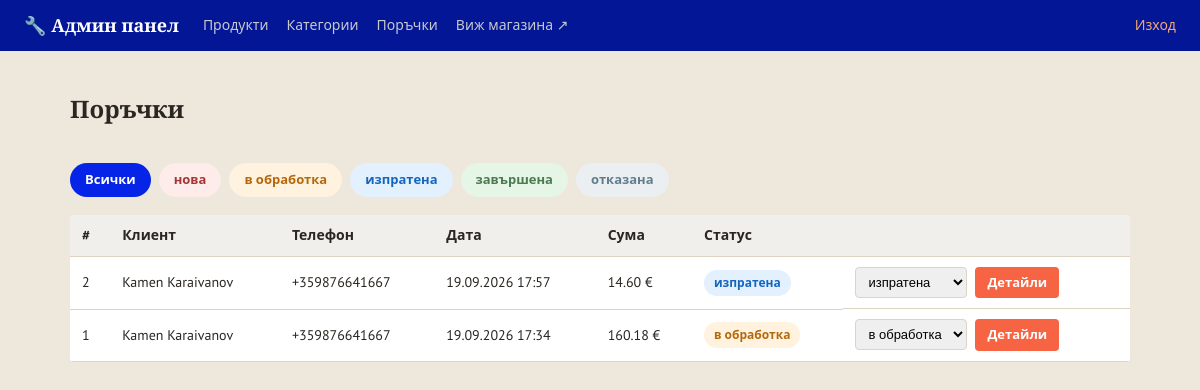
The page /admin/orders (signed in) on the database as committed earlier.
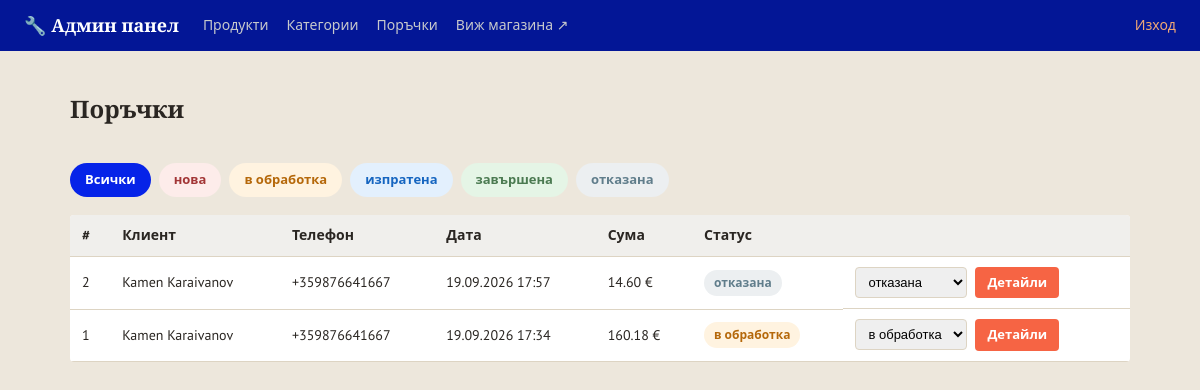
The same page on the database as committed later.
### models.py (models this page shows)
class Order(db.Model):
    __tablename__ = 'orders'
    STATUSES = ['нова', 'в обработка', 'изпратена', 'завършена', 'отказана']
    id = db.Column(db.Integer, primary_key=True)
    customer_name = db.Column(db.String(150), nullable=False)
    phone = db.Column(db.String(50), nullable=False)
    address = db.Column(db.String(300), nullable=False)
    email = db.Column(db.String(150), default='')
    total = db.Column(db.Float, nullable=False)
    status = db.Column(db.String(30), default='нова', nullable=False)
    created_at = db.Column(db.DateTime, default=datetime.utcnow)
    items = db.relationship('OrderItem', backref='order', lazy=True)

### app.py (the view)
@app.route('/admin/orders')
@admin_required
def admin_orders():
    orders, sort, status_filter = selected_orders()
    return render_template('admin/orders.html', orders=orders,
                           statuses=Order.STATUSES, status_filter=status_filter,
                           sort=sort, sort_options=ORDER_SORTS)

### app.py (called while the page is built)
@app.context_processor
def inject_whatsapp_number():
    return {'whatsapp_number': app.config['WHATSAPP_NUMBER'], 'asset_version': app.config['ASSET_VERSION']}

@app.context_processor
def inject_category_icons():
    return {'category_icons': CATEGORY_ICONS}

def admin_required(view_func):
    @wraps(view_func)
    def wrapper(*args, **kwargs):
        if not session.get('is_admin'):
            flash('Моля, влезте в системата.', 'error')
            return redirect(url_for('admin_login', next=request.path))
        return view_func(*args, **kwargs)
    return wrapper

def selected_sort(options):
    value = request.args.get('sort', 'newest')
    return value if value in options else 'newest'

def selected_orders():
    sort = selected_sort(ORDER_SORTS)
    status_filter = request.args.get('status', '').strip()
    query = Order.query
    if status_filter:
        query = query.filter_by(status=status_filter)
    if sort in ('name_asc', 'name_desc'):
        orders = sorted(query.order_by(Order.id.asc()).all(),
                        key=lambda o: o.customer_name.casefold(),
                        reverse=sort == 'name_desc')
    else:
        ordering = {
            'newest': (Order.created_at.desc(), Order.id.desc()),
            'oldest': (Order.created_at.asc(), Order.id.asc()),
            'total_asc': (Order.total.asc(), Order.id.asc()),
            'total_desc': (Order.total.desc(), Order.id.asc()),
        }
        orders = query.order_by(*ordering[sort]).all()
    return orders, sort, status_filter

### templates/admin/orders.html (shortened to what this page needs)
{% extends 'admin/base.html' %}
{% block content %}
<div class="admin-header-row">
    <h1 class="page-title">Поръчки</h1>
</div>
<div class="status-filter">
    <a href="{{ url_for('admin_orders') }}" class="status-chip {% if not status_filter %}status-chip-active{% endif %}">Всички</a>
    {% for s in statuses %}
    <a href="{{ url_for('admin_orders', status=s) }}"
       class="status-chip status-{{ s | replace(' ', '-') }} {% if status_filter == s %}status-chip-active{% endif %}">{{ s }}</a>
    {% endfor %}
</div>
{% if orders %}
<table class="admin-table">
    <thead>
        <tr>
            <th>#</th>
            <th>Клиент</th>
            <th>Телефон</th>
            <th>Дата</th>
            <th>Сума</th>
            <th>Статус</th>
            <th></th>
        </tr>
    </thead>
    <tbody>
        {% for o in orders %}
        <tr>
            <td>{{ o.id }}</td>
            <td>{{ o.customer_name }}</td>
            <td>{{ o.phone }}</td>
            <td>{{ o.created_at.strftime('%d.%m.%Y %H:%M') }}</td>
            <td>{{ '%.2f'|format(o.total) }} €</td>
            <td>
                <span class="status-badge status-{{ o.status | replace(' ', '-') }}">{{ o.status }}</span>
            </td>
            <td class="admin-actions">
                <form action="{{ url_for('admin_order_status', order_id=o.id) }}" method="post" class="status-select-form">
                    <select name="status" onchange="this.form.submit()">
                        {% for s in statuses %}
                        <option value="{{ s }}" {% if s == o.status %}selected{% endif %}>{{ s }}</option>
                        {% endfor %}
                    </select>
                </form>
                <a href="{{ url_for('admin_order_detail', order_id=o.id) }}" class="btn btn-small">Детайли</a>
            </td>
        </tr>
        {% endfor %}
    </tbody>
</table>
{% else %}
<p class="empty-msg">Няма поръчки{% if status_filter %} със статус "{{ status_filter }}"{% endif %}.</p>
{% endif %}
{% endblock %}

### templates/admin/base.html (shortened to what this page needs)
<!DOCTYPE html>
<html lang="bg">
<head>
    <link rel="stylesheet" href="{{ url_for('static', filename='css/style.css') }}?v={{ asset_version }}">
    <link rel="stylesheet" href="{{ url_for('static', filename='css/admin.css') }}?v={{ asset_version }}">
    <link type="text/css" rel="stylesheet" href="{{ url_for('static',filename='css/style.css') }}"/>
</head>
<body class="admin-body">
<header class="admin-topbar">
    <a href="{{ url_for('admin_dashboard') }}" class="brand">🔧 Админ панел</a>
    <nav class="admin-nav">
        <a href="{{ url_for('admin_dashboard') }}">Продукти</a>
        <a href="{{ url_for('admin_categories') }}">Категории</a>
        <a href="{{ url_for('admin_orders') }}">Поръчки</a>
        <a href="{{ url_for('index') }}" target="_blank">Виж магазина ↗</a>
    </nav>
    <a href="{{ url_for('admin_logout') }}" class="admin-logout">Изход</a>
</header>
<main class="admin-container">
    {% block content %}{% endblock %}
</main>
</body>
</html>

### static/css/style.css (style rules this page uses)
:root { --steel: #0623e8; --steel-dark: #031696; --accent: #f66444; --accent-dark: #bf4e35; --highlight: #d9a441; --bg: #ede7dc; --card-bg: #ffffff; --border: #ddd4c3; --text: #2a2622; --text-light: #766f62; --success: #4b7a51; --danger: #a23636; --radius: 4px; }
* { box-sizing: border-box; }
body { margin: 0; font-family: 'PT Sans', 'Segoe UI', Roboto, Arial, sans-serif; background: var(--bg); color: var(--text); line-height: 1.5; }
h1, h2, h3, .brand, .hero h1 { font-family: 'Bitter', Georgia, serif; }
a { color: inherit; text-decoration: none; }
.brand { font-size: 22px; font-weight: 700; color: #fff; white-space: nowrap; display: flex; align-items: center; gap: 10px; }
.page-title { font-size: 24px; margin-bottom: 16px; }
.btn { display: inline-block; background: var(--accent); color: #fff; border: none; padding: 10px 18px; border-radius: var(--radius); font-weight: 600; cursor: pointer; font-size: 14px; }
.btn-small { padding: 6px 12px; font-size: 13px; }

### static/css/admin.css (style rules this page uses)
.admin-body { background: var(--bg); }
.admin-topbar { background: var(--steel-dark); color: #fff; display: flex; align-items: center; gap: 24px; padding: 12px 24px; }
.admin-topbar .brand { color: #fff; font-size: 18px; font-weight: 700; }
.admin-nav { display: flex; gap: 18px; flex: 1; }
.admin-nav a { color: #c7c9cc; font-size: 14px; }
.admin-logout { color: #f0a875; font-size: 14px; }
.admin-container { max-width: 1100px; margin: 0 auto; padding: 24px 20px 60px; }
.admin-header-row { display: flex; align-items: center; justify-content: space-between; margin-bottom: 20px; }
.admin-table { width: 100%; border-collapse: collapse; background: var(--card-bg); border-radius: var(--radius); overflow: hidden; }
.admin-table th, .admin-table td { padding: 10px 12px; border-bottom: 1px solid var(--border); text-align: left; font-size: 14px; }
.admin-table th { background: #f0efec; }
.admin-actions { display: flex; gap: 8px; flex-wrap: wrap; align-items: center; }
.status-filter { display: flex; flex-wrap: wrap; gap: 8px; margin-bottom: 18px; }
.status-chip { display: inline-block; padding: 6px 14px; border-radius: 20px; font-size: 13px; font-weight: 600; background: #e2e0dc; color: var(--text); border: 1px solid transparent; }
.status-chip-active { background: var(--steel); color: #fff; }
.status-badge { display: inline-block; padding: 4px 10px; border-radius: 20px; font-size: 12px; font-weight: 700; white-space: nowrap; }
.status-badge.status-нова, .status-chip.status-нова { background: #fdecea; color: var(--danger); }
.status-badge.status-в-обработка, .status-chip.status-в-обработка { background: #fff3e0; color: #b5680a; }
.status-badge.status-изпратена, .status-chip.status-изпратена { background: #e3f0fd; color: #1565c0; }
.status-badge.status-завършена, .status-chip.status-завършена { background: #e5f5e6; color: var(--success); }
.status-badge.status-отказана, .status-chip.status-отказана { background: #eceff1; color: #607d8b; }
.status-select-form select { padding: 6px 8px; border: 1px solid var(--border); border-radius: var(--radius); font-size: 13px; }

Rows that differ between the two databases and show on the page:
changed Order id 2: status "изпратена" → "отказана"
